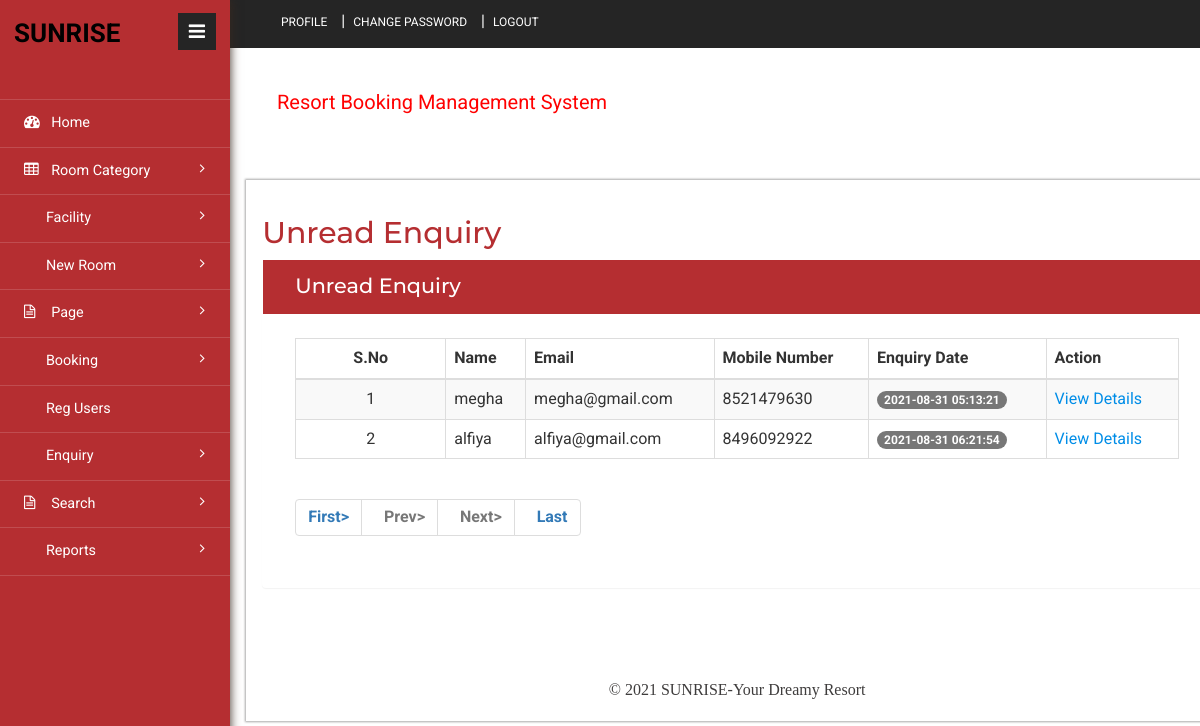
The app's page /admin/unread-enquiry.php (signed in) with its own data.
### tables this page shows
CREATE TABLE `tblcontact` (
  `ID` int(10) NOT NULL,
  `Name` varchar(200) DEFAULT NULL,
  `MobileNumber` bigint(10) DEFAULT NULL,
  `Email` varchar(200) DEFAULT NULL,
  `Message` mediumtext DEFAULT NULL,
  `EnquiryDate` timestamp NULL DEFAULT current_timestamp(),
  `IsRead` int(5) DEFAULT NULL
);

### admin/unread-enquiry.php (the view, shortened to what this page needs)
<?php
include('includes/dbconnection.php');
if (strlen($_SESSION['hbmsaid']==0)) {
  header('location:logout.php');
  } else{
?>
<!DOCTYPE HTML>
<html>
<head>
<link href="css/bootstrap.min.css" rel='stylesheet' type='text/css' />
<link href="css/style.css" rel='stylesheet' type='text/css' />
<link href="css/font-awesome.css" rel="stylesheet">
<link rel="stylesheet" href="css/icon-font.min.css" type='text/css' />
</head>
<body>
   <div class="page-container">
	<div class="left-content">
	   <div class="inner-content">
			<?php include_once('includes/header.php');?>
			<div class="content">
<div class="women_main">
	<div class="grids">
					<div class="progressbar-heading grids-heading">
						<h2>Unread Enquiry</h2>
					</div>
					<div class="panel panel-widget forms-panel">
						<div class="forms">
							<div class="form-grids widget-shadow" data-example-id="basic-forms">
								<div class="form-title">
									<h4>Unread Enquiry</h4>
								</div>
								<div class="form-body">
									     <table class="table table-bordered table-striped table-vcenter js-dataTable-full-pagination">
                                <thead>
                                    <tr>
                                        <th class="text-center">S.No</th>
                                        <th>Name</th>
                                        <th class="d-none d-sm-table-cell">Email</th>
                                        <th class="d-none d-sm-table-cell">Mobile Number</th>
                                        <th class="d-none d-sm-table-cell">Enquiry Date</th>
                                        <th class="d-none d-sm-table-cell" style="width: 15%;">Action</th>
                                       </tr>
                                </thead>
                                <tbody>
                                    <?php
                                    if (isset($_GET['pageno'])) {
            $pageno = $_GET['pageno'];
        } else {
            $pageno = 1;
        }
        $no_of_records_per_page = 10;
        $offset = ($pageno-1) * $no_of_records_per_page;
       $ret = "SELECT ID FROM tblcontact";
$query1 = $dbh -> prepare($ret);
$query1->execute();
$total_rows=$query1->rowCount();
$total_pages = ceil($total_rows / $no_of_records_per_page);
$sql="SELECT * from tblcontact where IsRead is null LIMIT $offset, $no_of_records_per_page";
$query = $dbh -> prepare($sql);
$query->execute();
$results=$query->fetchAll(PDO::FETCH_OBJ);
$cnt=1;
if($query->rowCount() > 0)
{
foreach($results as $row)
{               ?>
                                    <tr>
                                        <td class="text-center"><?php echo htmlentities($cnt);?></td>
                                        <td class="font-w600"><?php  echo htmlentities($row->Name);?></td>
                                        <td class="d-none d-sm-table-cell"><?php  echo htmlentities($row->Email);?></td>
                                        <td class="d-none d-sm-table-cell"><?php  echo htmlentities($row->MobileNumber);?></td>
                                        <td class="d-none d-sm-table-cell">
                                            <span class="badge badge-primary"><?php  echo htmlentities($row->EnquiryDate);?></span>
                                        </td>
                                         <td><a href="view-enquiry.php?viewid=<?php echo htmlentities ($row->ID);?>">View Details</a></td>
                                    </tr>
                                    <?php $cnt=$cnt+1;}} ?>
                                </tbody>
                            </table>
                            <div align="left">
    <ul class="pagination" >
        <li><a href="?pageno=1"><strong>First></strong></a></li>
        <li class="<?php if($pageno <= 1){ echo 'disabled'; } ?>">
            <a href="<?php if($pageno <= 1){ echo '#'; } else { echo "?pageno=".($pageno - 1); } ?>"><strong style="padding-left: 10px">Prev></strong></a>
        </li>
        <li class="<?php if($pageno >= $total_pages){ echo 'disabled'; } ?>">
            <a href="<?php if($pageno >= $total_pages){ echo '#'; } else { echo "?pageno=".($pageno + 1); } ?>"><strong style="padding-left: 10px">Next></strong></a>
        </li>
        <li><a href="?pageno=<?php echo $total_pages; ?>"><strong style="padding-left: 10px">Last</strong></a></li>
    </ul>
</div>
								</div>
							</div>
						</div>
					</div>
				</div>
<?php include_once('includes/footer.php');?>
</div>
</div>
		</div>
</div>
			<?php include_once('includes/sidebar.php');?>
							</div>
</body>
</html><?php }  ?>

### records on screen
tblcontact: Name "megha", Email "megha@gmail.com", MobileNumber "8521479630", EnquiryDate "2021-08-31 05:13:21"
tblcontact: Name "alfiya", Email "alfiya@gmail.com", MobileNumber "8496092922", EnquiryDate "2021-08-31 06:21:54"
